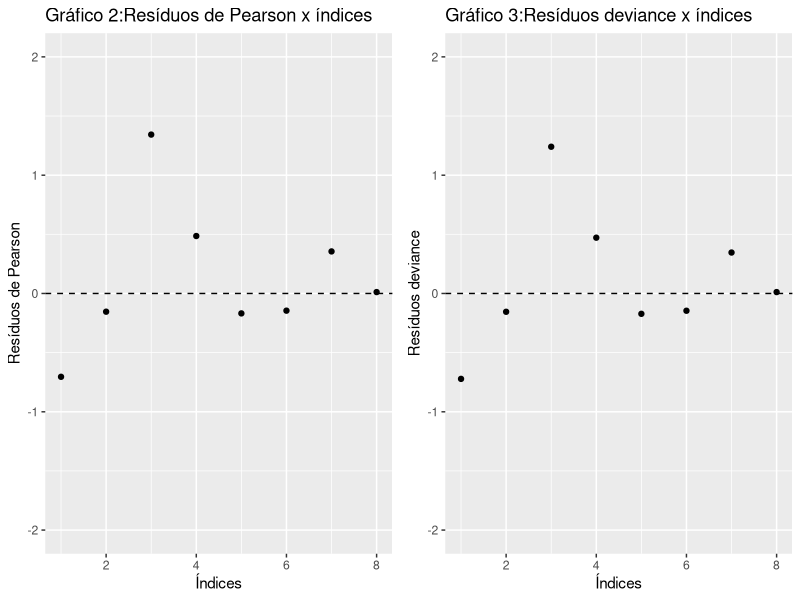

The R script that drew this image: (Note: this script raises an error after producing the figure.)
## ---- chunk 1
# dados
data <- read.table("ex1cap7.txt",header = T)

# Modelo final
mod.final <- glm(as.matrix(data[,c(1,2)]) ~ cat+idade, family=binomial(link="logit"),data=data)

summary(mod.final)
## ---- chunk 2
library(ggplot2)
library(gridExtra)
library(tidyr)

# Análise de Resíduos
dev <- residuals(mod.final,type='deviance')

# Pearson
rpears <- residuals(mod.final,type='pearson')

d1 <- data.frame(x=1:8,y=rpears)
d2 <- data.frame(x=1:8,y=dev)

plot1 <- d1 %>% ggplot(aes(y=rpears,x=1:8)) +
  geom_point() +
  scale_y_continuous(limits = c(-2,2)) +
  geom_hline(yintercept = 0,linetype = "dashed") +
  labs(x="Índices",
       y="Resíduos de Pearson",
       title="Gráfico 2:Resíduos de Pearson x índices")

plot2 <- d2 %>% ggplot(aes(y=dev,x=1:8)) +
  geom_point() +
  scale_y_continuous(limits = c(-2,2)) +
  geom_hline(yintercept = 0,linetype = "dashed") +
  labs(x="Índices",
       y="Resíduos deviance",
       title="Gráfico 3:Resíduos deviance x índices") 

grid.arrange(plot1, plot2, ncol=2)
## ---- chunk 3
# Envelope
ntot <- c(274,122,59,32,8,39,17,58) # replicas

envelope <- function(mod.final,link="logit"){
  X <- model.matrix(mod.final)
  k <- nrow(X)
  e <- matrix(0,k,100)
  tot <- numeric(k)
  w <- mod.final$weights
  W <- diag(w)
  H <- solve(t(X)%*%W%*%X)
  H <- sqrt(W)%*%X%*%H%*%t(X)%*%sqrt(W)
  h <- diag(H)
  td <- sort(resid(mod.final, type="deviance")/sqrt(1-h))

  for(i in 1:100){
    for(j in 1:k){
      dif <- runif(ntot[j]) - fitted(mod.final)[j]
      dif[dif>=0] <- 0
      dif[dif<0]  <- 1
      tot[j] <- sum(dif)}
    xmat <- cbind(tot,ntot-tot)
    fit <- glm(xmat ~ X, family=binomial(link=link))
    w <- fit$weights
    W <- diag(w)
    H <- solve(t(X)%*%W%*%X)
    H <- sqrt(W)%*%X%*%H%*%t(X)%*%sqrt(W)
    h <- diag(H)
    e[,i] <- sort(resid(fit, type="deviance")/sqrt(1-h))}

  e1 <- numeric(k)
  e2 <- numeric(k)

  for(i in 1:k){
    eo <- sort(e[i,])
    e1[i] <- (eo[2]+eo[3])/2
    e2[i] <- (eo[97]+eo[98])/2}

  med <- apply(e,1,mean)
  faixa <- range(td,e1,e2)
  
  qqn <- function(x){
    xo <- sort(x)                 # ordena a amostra
    n <- length(x)                # número de elementos
    i <- seq_along(x)             # índices posicionais
    pteo <- (i-0.5)/n             # probabilidades teóricas
    qnorm(pteo)                   # quantis teóricos sob a normal padrão
  }

  q.norm <- qqn(td)
  return(data.frame(td,e1,e2,med,q.norm))
}

d3 <- envelope(mod.final)

d3 %>% ggplot() +
  geom_ribbon(data = d3, aes(ymin=e1,ymax=e2,x=q.norm), fill="grey", alpha="0.5") +
  geom_point(aes(y = td,x=q.norm)) +
  geom_line(data = d3, aes(x = q.norm, y = med),linetype = "dashed") +
  geom_line(data = d3, aes(x = q.norm, y = e1)) +
  geom_line(data = d3, aes(x = q.norm, y = e2)) +
  labs(x = "Percentil da N(0,1)", 
       y = "Componente do Desvio",
       title = "Gráfico 3: Envelope simulado")
## ---- chunk 4
library(Epi)

# preparação dos dados para curva ROC
a <- matrix(rep(c(1,0,0,0),rep(17,4)),17,4);b <- matrix(rep(c(0,0,0,0),rep(257,4)),257,4)
c <- matrix(rep(c(1,0,1,0),rep(15,4)),15,4);d <- matrix(rep(c(0,0,1,0),rep(107,4)),107,4)
e <- matrix(rep(c(1,0,0,1),rep(7,4)),7,4);f <- matrix(rep(c(0,0,0,1),rep(52,4)),52,4)
g <- matrix(rep(c(1,0,1,1),rep(5,4)),5,4);h <- matrix(rep(c(0,0,1,1),rep(27,4)),27,4)
i <- matrix(rep(c(1,1,0,0),rep(1,4)),1,4);j <- matrix(rep(c(0,1,0,0),rep(7,4)),7,4)
k <- matrix(rep(c(1,1,1,0),rep(9,4)),9,4);l <- matrix(rep(c(0,1,1,0),rep(30,4)),30,4)
m <- matrix(rep(c(1,1,0,1),rep(3,4)),3,4);n <- matrix(rep(c(0,1,0,1),rep(14,4)),14,4)
o <- matrix(rep(c(1,1,1,1),rep(14,4)),14,4);p <- matrix(rep(c(0,1,1,1),rep(44,4)),44,4)

dados <- as.data.frame(rbind(a,b,c,d,e,f,g,h,i,j,k,l,m,n,o,p))
names(dados) <- c("Y","cat","idade","ecg")

# Curva ROC
ROC(form=Y~cat+idade,plot="ROC",data=dados,main="Gráfico 4: Curva ROC")
## ---- chunk 5
exp(mod.final$coefficients[2])
## ---- chunk 6
exp(mod.final$coefficients[3])
## ---- chunk 7
exp(mod.final$coefficients[2]+mod.final$coefficients[3])
## ---- chunk 8
# Modelos Finais

ajust2 <- glm(as.matrix(data[,c(1,2)]) ~ cat+idade, family=binomial(link="probit"),data=data)
ajust3 <- glm(as.matrix(data[,c(1,2)]) ~ cat+idade, family=binomial(link="cauchit"),data=data)
ajust4 <- glm(as.matrix(data[,c(1,2)]) ~ cat+idade, family=binomial(link="cloglog"),data=data)

# Envelopes simulados
d4 <- envelope(ajust2,"probit")
d5 <- envelope(ajust3,"cauchit")
d6 <- envelope(ajust4,"cloglog")

plot1 <- d3 %>% ggplot() +
  geom_ribbon(data = d3, aes(ymin=e1,ymax=e2,x=q.norm), fill="grey", alpha="0.5") +
  geom_point(aes(y = td,x=q.norm)) +
  geom_line(data = d3, aes(x = q.norm, y = med),linetype = "dashed") +
  geom_line(data = d3, aes(x = q.norm, y = e1)) +
  geom_line(data = d3, aes(x = q.norm, y = e2)) +
  labs(x = "Percentil da N(0,1)", 
       y = "Componente do Desvio",
       title = "Gráfico 5: Envelope Logito")

plot2 <- d4 %>% ggplot() +
  geom_ribbon(data = d3, aes(ymin=e1,ymax=e2,x=q.norm), fill="grey", alpha="0.5") +
  geom_point(aes(y = td,x=q.norm)) +
  geom_line(data = d3, aes(x = q.norm, y = med),linetype = "dashed") +
  geom_line(data = d3, aes(x = q.norm, y = e1)) +
  geom_line(data = d3, aes(x = q.norm, y = e2)) +
  labs(x = "Percentil da N(0,1)", 
       y = "Componente do Desvio",
       title = "Gráfico 6: Envelope Probito")

plot3 <- d5 %>% ggplot() +
  geom_ribbon(data = d3, aes(ymin=e1,ymax=e2,x=q.norm), fill="grey", alpha="0.5") +
  geom_point(aes(y = td,x=q.norm)) +
  geom_line(data = d3, aes(x = q.norm, y = med),linetype = "dashed") +
  geom_line(data = d3, aes(x = q.norm, y = e1)) +
  geom_line(data = d3, aes(x = q.norm, y = e2)) +
  labs(x = "Percentil da N(0,1)", 
       y = "Componente do Desvio",
       title = "Gráfico 7: Envelope Cauchy")

plot4 <- d5 %>% ggplot() +
  geom_ribbon(data = d3, aes(ymin=e1,ymax=e2,x=q.norm), fill="grey", alpha="0.5") +
  geom_point(aes(y = td,x=q.norm)) +
  geom_line(data = d3, aes(x = q.norm, y = med),linetype = "dashed") +
  geom_line(data = d3, aes(x = q.norm, y = e1)) +
  geom_line(data = d3, aes(x = q.norm, y = e2)) +
  labs(x = "Percentil da N(0,1)", 
       y = "Componente do Desvio",
       title = "Gráfico 8: Envelope C-loglog")

grid.arrange(plot1, plot2, plot3, plot4, ncol=2)
## ---- chunk 9
x1 <- rep(0:5,13)
x2 <- rep(3:15,rep(6,13))
p.chapeu <- 1/(1+ exp(-(2.211 + 2.607*x1 - 0.52*x2)))
junto <- cbind(x1,x2,p.chapeu)
dados <- as.data.frame(junto)
ordem <- dados[order(dados$p.chapeu, dados$x1, dados$x2, decreasing=c(T,F,F)),]
rownames(ordem) <- NULL
